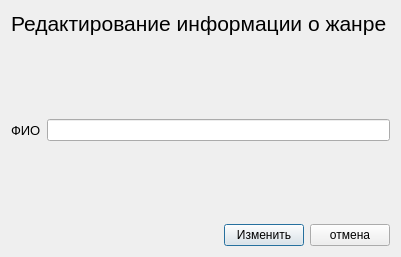
<?xml version="1.0" encoding="UTF-8"?>
<ui version="4.0">
 <class>Dialog</class>
 <widget class="QDialog" name="Dialog">
  <property name="geometry">
   <rect>
    <x>0</x>
    <y>0</y>
    <width>400</width>
    <height>257</height>
   </rect>
  </property>
  <property name="sizePolicy">
   <sizepolicy hsizetype="Fixed" vsizetype="Fixed">
    <horstretch>0</horstretch>
    <verstretch>0</verstretch>
   </sizepolicy>
  </property>
  <property name="maximumSize">
   <size>
    <width>400</width>
    <height>257</height>
   </size>
  </property>
  <property name="windowTitle">
   <string>Dialog</string>
  </property>
  <layout class="QVBoxLayout" name="verticalLayout">
   <item>
    <widget class="QLabel" name="label">
     <property name="font">
      <font>
       <pointsize>16</pointsize>
      </font>
     </property>
     <property name="text">
      <string>Редактирование информации о жанре</string>
     </property>
    </widget>
   </item>
   <item>
    <spacer name="verticalSpacer_2">
     <property name="orientation">
      <enum>Qt::Vertical</enum>
     </property>
     <property name="sizeHint" stdset="0">
      <size>
       <width>379</width>
       <height>69</height>
      </size>
     </property>
    </spacer>
   </item>
   <item>
    <layout class="QFormLayout" name="formLayout">
     <item row="0" column="0">
      <widget class="QLabel" name="label_2">
       <property name="font">
        <font>
         <pointsize>10</pointsize>
        </font>
       </property>
       <property name="text">
        <string>ФИО</string>
       </property>
      </widget>
     </item>
     <item row="0" column="1">
      <widget class="QLineEdit" name="lineEdit"/>
     </item>
    </layout>
   </item>
   <item>
    <spacer name="verticalSpacer">
     <property name="orientation">
      <enum>Qt::Vertical</enum>
     </property>
     <property name="sizeHint" stdset="0">
      <size>
       <width>379</width>
       <height>68</height>
      </size>
     </property>
    </spacer>
   </item>
   <item>
    <layout class="QHBoxLayout" name="horizontalLayout">
     <item>
      <spacer name="horizontalSpacer">
       <property name="orientation">
        <enum>Qt::Horizontal</enum>
       </property>
       <property name="sizeHint" stdset="0">
        <size>
         <width>40</width>
         <height>20</height>
        </size>
       </property>
      </spacer>
     </item>
     <item>
      <widget class="QPushButton" name="ok_btn">
       <property name="text">
        <string>Изменить</string>
       </property>
      </widget>
     </item>
     <item>
      <widget class="QPushButton" name="cancel_btn">
       <property name="text">
        <string>отмена</string>
       </property>
      </widget>
     </item>
    </layout>
   </item>
  </layout>
 </widget>
 <resources/>
 <connections/>
</ui>
